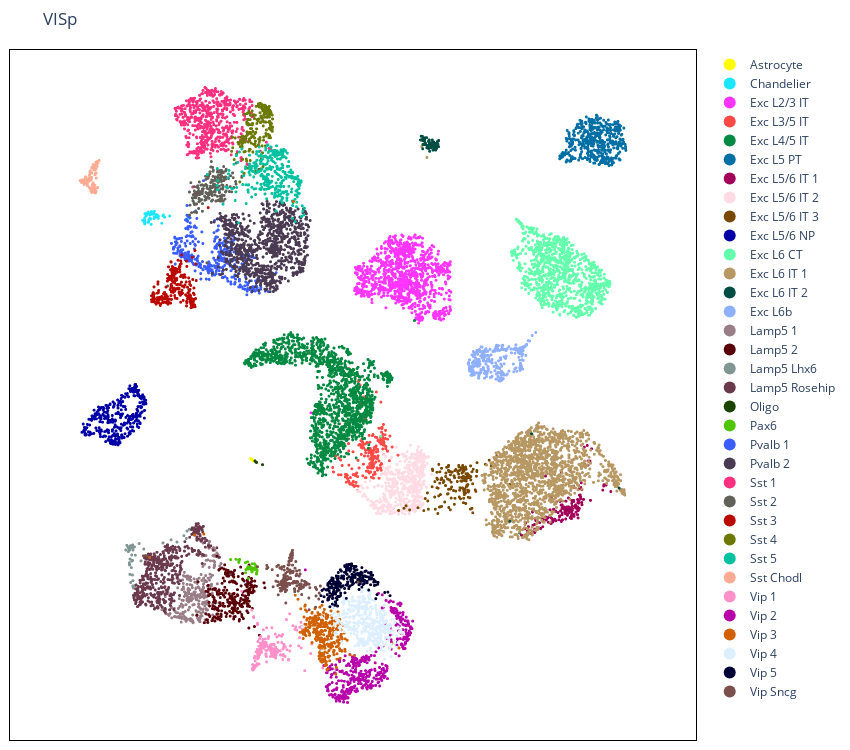

The notebook cell saved with this chart:
### Markdown cell above
# Fig. 3a

### Code cell
fig = benchmarking.plot_umap('VISp')
fig.update_layout(title='VISp', margin=dict(l=10, r=10, t=50, b=10), width=850, height=750)
fig.write_image('fig3/VISp.png', scale=3)
fig.show()

### Figure 1 — Plotly figure (JSON) as saved in the notebook; plotly's stock layout.template omitted (floating-point values rounded to 4 significant figures; data arrays with more than 128 entries replaced by an {"elided": "..."} marker saying what was removed)
{"data": [{"hovertemplate": "color=Astrocyte<br>x=%{x}<br>y=%{y}<extra></extra>", "legendgroup": "Astrocyte", "marker": {"color": "#FFFF00", "size": 3, "symbol": "circle"}, "mode": "markers", "name": "Astrocyte", "showlegend": true, "type": "scattergl", "x": [3.231, 3.212, 3.209, 3.161, 3.205, 3.221, 3.213, 3.195, 3.205, 3.276, 3.193], "xaxis": "x", "y": [2.21, 2.227, 2.232, 2.275, 2.24, 2.221, 2.226, 2.242, 2.241, 2.164, 2.236], "yaxis": "y"}, {"hovertemplate": "color=Chandelier<br>x=%{x}<br>y=%{y}<extra></extra>", "legendgroup": "Chandelier", "marker": {"color": "#1CE6FF", "size": 3, "symbol": "circle"}, "mode": "markers", "name": "Chandelier", "showlegend": true, "type": "scattergl", "x": [-1.493, -1.56, -1.187, -1.575, -1.63, -1.371, -1.537, -1.143, -1.304, -1.75, -1.575, -1.496, -0.8649, -1.714, -0.8123, -0.8852, -1.441, -1.547, -1.776, -1.818, -1.459, -1.581, -1.483, -1.229, -1.624, -1.734, -1.096, -1.187, -1.117, -1.106, 0.3091, -0.5743, -1.273, -1.414, -1.283, -0.9414, -1.722, -1.424, -1.533, -1.727, -1.724, -1.723, -1.659, -1.287, -1.633, -1.099], "xaxis": "x", "y": [13.34, 13.63, 13.51, 13.16, 13.51, 13.53, 13.28, 13.5, 13.56, 13.18, 13.16, 13.54, 13.49, 13.56, 13.4, 13.46, 13.32, 13.16, 13.24, 13.25, 13.55, 13.58, 13.49, 13.4, 13.53, 13.17, 13.44, 13.51, 13.37, 13.39, 13.33, 13.45, 13.42, 13.65, 13.67, 13.11, 13.13, 13.07, 13.23, 13.36, 13.24, 13.09, 13.45, 13.33, 13.57, 13.34], "yaxis": "y"}, {"hovertemplate": "color=Exc L2/3 IT<br>x=%{x}<br>y=%{y}<extra></extra>", "legendgroup": "Exc L2/3 IT", "marker": {"color": "#FF34FF", "size": 3, "symbol": "circle"}, "mode": "markers", "name": "Exc L2/3 IT", "showlegend": true, "type": "scattergl", "x": {"elided": "973 float values"}, "xaxis": "x", "y": {"elided": "973 float values"}, "yaxis": "y"}, {"hovertemplate": "color=Exc L3/5 IT<br>x=%{x}<br>y=%{y}<extra></extra>", "legendgroup": "Exc L3/5 IT", "marker": {"color": "#FF4A46", "size": 3, "symbol": "circle"}, "mode": "markers", "name": "Exc L3/5 IT", "showlegend": true, "type": "scattergl", "x": {"elided": "206 float values"}, "xaxis": "x", "y": {"elided": "206 float values"}, "yaxis": "y"}, {"hovertemplate": "color=Exc L4/5 IT<br>x=%{x}<br>y=%{y}<extra></extra>", "legendgroup": "Exc L4/5 IT", "marker": {"color": "#008941", "size": 3, "symbol": "circle"}, "mode": "markers", "name": "Exc L4/5 IT", "showlegend": true, "type": "scattergl", "x": {"elided": "1349 float values"}, "xaxis": "x", "y": {"elided": "1349 float values"}, "yaxis": "y"}, {"hovertemplate": "color=Exc L5 PT<br>x=%{x}<br>y=%{y}<extra></extra>", "legendgroup": "Exc L5 PT", "marker": {"color": "#006FA6", "size": 3, "symbol": "circle"}, "mode": "markers", "name": "Exc L5 PT", "showlegend": true, "type": "scattergl", "x": {"elided": "449 float values"}, "xaxis": "x", "y": {"elided": "449 float values"}, "yaxis": "y"}, {"hovertemplate": "color=Exc L5/6 IT 1<br>x=%{x}<br>y=%{y}<extra></extra>", "legendgroup": "Exc L5/6 IT 1", "marker": {"color": "#A30059", "size": 3, "symbol": "circle"}, "mode": "markers", "name": "Exc L5/6 IT 1", "showlegend": true, "type": "scattergl", "x": {"elided": "167 float values"}, "xaxis": "x", "y": {"elided": "167 float values"}, "yaxis": "y"}, {"hovertemplate": "color=Exc L5/6 IT 2<br>x=%{x}<br>y=%{y}<extra></extra>", "legendgroup": "Exc L5/6 IT 2", "marker": {"color": "#FFDBE5", "size": 3, "symbol": "circle"}, "mode": "markers", "name": "Exc L5/6 IT 2", "showlegend": true, "type": "scattergl", "x": {"elided": "470 float values"}, "xaxis": "x", "y": {"elided": "470 float values"}, "yaxis": "y"}, {"hovertemplate": "color=Exc L5/6 IT 3<br>x=%{x}<br>y=%{y}<extra></extra>", "legendgroup": "Exc L5/6 IT 3", "marker": {"color": "#7A4900", "size": 3, "symbol": "circle"}, "mode": "markers", "name": "Exc L5/6 IT 3", "showlegend": true, "type": "scattergl", "x": {"elided": "160 float values"}, "xaxis": "x", "y": {"elided": "160 float values"}, "yaxis": "y"}, {"hovertemplate": "color=Exc L5/6 NP<br>x=%{x}<br>y=%{y}<extra></extra>", "legendgroup": "Exc L5/6 NP", "marker": {"color": "#0000A6", "size": 3, "symbol": "circle"}, "mode": "markers", "name": "Exc L5/6 NP", "showlegend": true, "type": "scattergl", "x": {"elided": "314 float values"}, "xaxis": "x", "y": {"elided": "314 float values"}, "yaxis": "y"}, {"hovertemplate": "color=Exc L6 CT<br>x=%{x}<br>y=%{y}<extra></extra>", "legendgroup": "Exc L6 CT", "marker": {"color": "#63FFAC", "size": 3, "symbol": "circle"}, "mode": "markers", "name": "Exc L6 CT", "showlegend": true, "type": "scattergl", "x": {"elided": "941 float values"}, "xaxis": "x", "y": {"elided": "941 float values"}, "yaxis": "y"}, {"hovertemplate": "color=Exc L6 IT 1<br>x=%{x}<br>y=%{y}<extra></extra>", "legendgroup": "Exc L6 IT 1", "marker": {"color": "#B79762", "size": 3, "symbol": "circle"}, "mode": "markers", "name": "Exc L6 IT 1", "showlegend": true, "type": "scattergl", "x": {"elided": "1605 float values"}, "xaxis": "x", "y": {"elided": "1605 float values"}, "yaxis": "y"}, {"hovertemplate": "color=Exc L6 IT 2<br>x=%{x}<br>y=%{y}<extra></extra>", "legendgroup": "Exc L6 IT 2", "marker": {"color": "#004D43", "size": 3, "symbol": "circle"}, "mode": "markers", "name": "Exc L6 IT 2", "showlegend": true, "type": "scattergl", "x": [11.18, 11.22, 11.62, 11.36, 11.44, 11.53, 11.28, 11.68, 11.44, 11.3, 11.53, 11.62, 11.36, 11.79, 11.69, 11.18, 15.1, 11.71, 11.5, 11.7, 11.63, 11.23, 11.72, 11.27, 11.08, 11.81, 11.64, 11.67, 11.05, 11.17, 11.77, 11.74, 11.61, 11.31, 11.18, 11.82, 11.39, 11.61, 11.66, 11.58, 11.41, 11.71, 11.09, 11.4, 11.66, 11.62, 11.65, 11.36, 11.63, 11.55, 11.13, 11.68, 11.12, 11.1, 11.7, 11.82, 11.56, 11.3, 11.4, 20.14, 11.6, 11.21, 11.47, 16.1, 11.09, 11.21, 11.07, 11.2, 10.99, 11.12, 11.55, 11.46, 11.52, 11.02, 11.3], "xaxis": "x", "y": [16.77, 16.79, 16.52, 16.92, 16.72, 16.62, 16.59, 16.49, 16.61, 16.63, 16.96, 16.75, 16.56, 16.76, 16.79, 16.78, -0.6202, 16.54, 16.68, 16.77, 16.56, 16.74, 16.58, 17.06, 16.93, 16.91, 16.67, 16.67, 16.95, 16.97, 16.88, 16.64, 16.67, 16.68, 16.89, 16.64, 16.95, 16.77, 16.75, 16.84, 16.43, 16.58, 17.0, 16.78, 16.79, 16.54, 16.77, 16.88, 16.59, 16.74, 17.05, 16.53, 16.74, 16.75, 16.55, 16.93, 16.49, 16.66, 16.82, 0.9085, 16.86, 17.06, 16.83, 3.415, 16.55, 16.74, 17.13, 16.77, 16.95, 17.04, 16.77, 16.59, 16.81, 17.13, 16.7], "yaxis": "y"}, {"hovertemplate": "color=Exc L6b<br>x=%{x}<br>y=%{y}<extra></extra>", "legendgroup": "Exc L6b", "marker": {"color": "#8FB0FF", "size": 3, "symbol": "circle"}, "mode": "markers", "name": "Exc L6b", "showlegend": true, "type": "scattergl", "x": {"elided": "267 float values"}, "xaxis": "x", "y": {"elided": "267 float values"}, "yaxis": "y"}, {"hovertemplate": "color=Lamp5 1<br>x=%{x}<br>y=%{y}<extra></extra>", "legendgroup": "Lamp5 1", "marker": {"color": "#997D87", "size": 3, "symbol": "circle"}, "mode": "markers", "name": "Lamp5 1", "showlegend": true, "type": "scattergl", "x": {"elided": "284 float values"}, "xaxis": "x", "y": {"elided": "284 float values"}, "yaxis": "y"}, {"hovertemplate": "color=Lamp5 2<br>x=%{x}<br>y=%{y}<extra></extra>", "legendgroup": "Lamp5 2", "marker": {"color": "#5A0007", "size": 3, "symbol": "circle"}, "mode": "markers", "name": "Lamp5 2", "showlegend": true, "type": "scattergl", "x": {"elided": "255 float values"}, "xaxis": "x", "y": {"elided": "255 float values"}, "yaxis": "y"}, {"hovertemplate": "color=Lamp5 Lhx6<br>x=%{x}<br>y=%{y}<extra></extra>", "legendgroup": "Lamp5 Lhx6", "marker": {"color": "#809693", "size": 3, "symbol": "circle"}, "mode": "markers", "name": "Lamp5 Lhx6", "showlegend": true, "type": "scattergl", "x": [-0.5073, -1.896, -2.478, -2.155, -2.269, -2.376, 0.1951, -1.981, -2.471, -2.373, -2.598, -0.8827, -2.318, -2.409, -2.249, 0.2293, -2.382, -2.401, -2.27, -1.768, 0.07977, -2.289, -2.198, -2.325, -2.274, -2.399, -0.2401, -2.434, -2.353, -2.424, -2.475, -2.313, -2.278, -2.34, -2.166, -2.291, -2.418, -2.46, -2.547, -2.489, -2.266, -2.432, 0.3303, -2.266, -2.428], "xaxis": "x", "y": [-1.474, -2.445, -2.016, -2.187, -3.355, -1.769, -1.409, -1.646, -1.846, -3.442, -1.945, -1.617, -2.452, -3.065, -3.694, -1.069, -1.743, -2.358, -3.621, -1.898, -1.283, -2.424, -1.799, -2.172, -1.859, -1.858, -1.577, -2.529, -1.812, -2.631, -1.827, -1.735, -1.709, -2.757, -3.581, -3.094, -1.946, -1.882, -1.725, -1.821, -1.947, -2.562, -0.9855, -3.592, -1.796], "yaxis": "y"}, {"hovertemplate": "color=Lamp5 Rosehip<br>x=%{x}<br>y=%{y}<extra></extra>", "legendgroup": "Lamp5 Rosehip", "marker": {"color": "#6A3A4C", "size": 3, "symbol": "circle"}, "mode": "markers", "name": "Lamp5 Rosehip", "showlegend": true, "type": "scattergl", "x": {"elided": "443 float values"}, "xaxis": "x", "y": {"elided": "443 float values"}, "yaxis": "y"}, {"hovertemplate": "color=Oligo<br>x=%{x}<br>y=%{y}<extra></extra>", "legendgroup": "Oligo", "marker": {"color": "#1B4400", "size": 3, "symbol": "circle"}, "mode": "markers", "name": "Oligo", "showlegend": true, "type": "scattergl", "x": [3.43, 3.393, 3.705, 3.36], "xaxis": "x", "y": [2.094, 2.11, 1.99, 2.164], "yaxis": "y"}, {"hovertemplate": "color=Pax6<br>x=%{x}<br>y=%{y}<extra></extra>", "legendgroup": "Pax6", "marker": {"color": "#4FC601", "size": 3, "symbol": "circle"}, "mode": "markers", "name": "Pax6", "showlegend": true, "type": "scattergl", "x": [3.196, 3.283, 3.052, 2.236, 3.05, 3.43, 3.425, 3.118, 3.051, 3.233, 3.229, 3.334, 3.402, 2.946, 3.172, 3.42, 2.612, 3.171, 3.398, 3.457, 3.357, 2.608, 3.078, 3.014, 3.361, 3.313, 2.92, 2.649, 3.289, 3.219, 2.92, 3.435, 3.018, 2.618, 3.077, 2.481, 3.353, 3.122, 3.246, 3.43], "xaxis": "x", "y": [-2.865, -2.814, -2.826, -2.385, -3.248, -2.734, -2.703, -2.756, -2.7, -2.931, -2.576, -2.584, -2.666, -2.844, -2.734, -2.831, -2.412, -2.814, -2.675, -2.884, -2.814, -2.513, -2.748, -2.486, -2.85, -2.822, -2.99, -2.374, -2.806, -2.951, -2.524, -2.982, -2.748, -2.472, -2.756, -2.37, -2.753, -2.78, -2.774, -3.053], "yaxis": "y"}, {"hovertemplate": "color=Pvalb 1<br>x=%{x}<br>y=%{y}<extra></extra>", "legendgroup": "Pvalb 1", "marker": {"color": "#3B5DFF", "size": 3, "symbol": "circle"}, "mode": "markers", "name": "Pvalb 1", "showlegend": true, "type": "scattergl", "x": {"elided": "342 float values"}, "xaxis": "x", "y": {"elided": "342 float values"}, "yaxis": "y"}, {"hovertemplate": "color=Pvalb 2<br>x=%{x}<br>y=%{y}<extra></extra>", "legendgroup": "Pvalb 2", "marker": {"color": "#4A3B53", "size": 3, "symbol": "circle"}, "mode": "markers", "name": "Pvalb 2", "showlegend": true, "type": "scattergl", "x": {"elided": "906 float values"}, "xaxis": "x", "y": {"elided": "906 float values"}, "yaxis": "y"}, {"hovertemplate": "color=Sst 1<br>x=%{x}<br>y=%{y}<extra></extra>", "legendgroup": "Sst 1", "marker": {"color": "#FF2F80", "size": 3, "symbol": "circle"}, "mode": "markers", "name": "Sst 1", "showlegend": true, "type": "scattergl", "x": {"elided": "522 float values"}, "xaxis": "x", "y": {"elided": "522 float values"}, "yaxis": "y"}, {"hovertemplate": "color=Sst 2<br>x=%{x}<br>y=%{y}<extra></extra>", "legendgroup": "Sst 2", "marker": {"color": "#61615A", "size": 3, "symbol": "circle"}, "mode": "markers", "name": "Sst 2", "showlegend": true, "type": "scattergl", "x": {"elided": "198 float values"}, "xaxis": "x", "y": {"elided": "198 float values"}, "yaxis": "y"}, {"hovertemplate": "color=Sst 3<br>x=%{x}<br>y=%{y}<extra></extra>", "legendgroup": "Sst 3", "marker": {"color": "#BA0900", "size": 3, "symbol": "circle"}, "mode": "markers", "name": "Sst 3", "showlegend": true, "type": "scattergl", "x": {"elided": "227 float values"}, "xaxis": "x", "y": {"elided": "227 float values"}, "yaxis": "y"}, {"hovertemplate": "color=Sst 4<br>x=%{x}<br>y=%{y}<extra></extra>", "legendgroup": "Sst 4", "marker": {"color": "#6B7900", "size": 3, "symbol": "circle"}, "mode": "markers", "name": "Sst 4", "showlegend": true, "type": "scattergl", "x": {"elided": "197 float values"}, "xaxis": "x", "y": {"elided": "197 float values"}, "yaxis": "y"}, {"hovertemplate": "color=Sst 5<br>x=%{x}<br>y=%{y}<extra></extra>", "legendgroup": "Sst 5", "marker": {"color": "#00C2A0", "size": 3, "symbol": "circle"}, "mode": "markers", "name": "Sst 5", "showlegend": true, "type": "scattergl", "x": {"elided": "324 float values"}, "xaxis": "x", "y": {"elided": "324 float values"}, "yaxis": "y"}, {"hovertemplate": "color=Sst Chodl<br>x=%{x}<br>y=%{y}<extra></extra>", "legendgroup": "Sst Chodl", "marker": {"color": "#FFAA92", "size": 3, "symbol": "circle"}, "mode": "markers", "name": "Sst Chodl", "showlegend": true, "type": "scattergl", "x": [-4.023, -4.41, -4.01, -4.543, -3.962, -4.356, -4.258, -4.291, -4.323, -4.699, -3.961, -4.149, -4.17, -4.022, -4.265, -4.479, -4.083, -4.162, -4.551, -4.121, -3.998, -4.454, -4.62, -4.222, -3.952, -4.27, -4.073, -3.957, -4.357, -4.513, -4.303, -4.521, -4.101, -3.971, -4.205, -4.162, -4.077, -4.074, -4.376, -4.331, -3.994, -4.173, -4.018, -4.133, -3.899, -4.097, -4.016, -4.139, -4.618, -4.474, -4.515, -4.599, -4.15, -4.593, -3.927, -3.909, -4.056, -4.502, -3.878, -3.985, -4.208, -3.974, -3.887, -4.098, -4.178, -4.366, -4.071, -4.249, -3.947, -4.065, -4.633, -3.99, -4.001, -4.149, -4.236, -4.247, -3.821, -4.135, -3.94, -3.994, -4.076, -4.004, -4.273], "xaxis": "x", "y": [14.87, 14.98, 15.67, 15.0, 15.43, 15.08, 15.11, 15.21, 15.02, 15.08, 14.59, 14.77, 15.67, 15.8, 14.76, 15.07, 14.72, 14.53, 15.07, 14.67, 14.51, 15.26, 15.11, 15.45, 15.84, 15.34, 14.68, 15.19, 15.14, 15.05, 15.2, 14.98, 15.82, 15.93, 15.09, 15.43, 15.74, 15.57, 14.91, 15.09, 14.61, 15.23, 15.35, 14.9, 14.76, 14.85, 15.72, 14.58, 15.09, 15.16, 14.91, 15.11, 14.61, 15.01, 15.73, 15.96, 14.56, 15.09, 15.89, 15.42, 14.6, 15.63, 15.96, 14.97, 15.19, 14.84, 15.58, 15.48, 15.82, 14.79, 14.99, 15.81, 14.6, 15.69, 15.53, 14.71, 16.02, 14.82, 15.95, 14.72, 14.66, 15.58, 15.21], "yaxis": "y"}, {"hovertemplate": "color=Vip 1<br>x=%{x}<br>y=%{y}<extra></extra>", "legendgroup": "Vip 1", "marker": {"color": "#FF90C9", "size": 3, "symbol": "circle"}, "mode": "markers", "name": "Vip 1", "showlegend": true, "type": "scattergl", "x": {"elided": "172 float values"}, "xaxis": "x", "y": {"elided": "172 float values"}, "yaxis": "y"}, {"hovertemplate": "color=Vip 2<br>x=%{x}<br>y=%{y}<extra></extra>", "legendgroup": "Vip 2", "marker": {"color": "#B903AA", "size": 3, "symbol": "circle"}, "mode": "markers", "name": "Vip 2", "showlegend": true, "type": "scattergl", "x": {"elided": "408 float values"}, "xaxis": "x", "y": {"elided": "408 float values"}, "yaxis": "y"}, {"hovertemplate": "color=Vip 3<br>x=%{x}<br>y=%{y}<extra></extra>", "legendgroup": "Vip 3", "marker": {"color": "#D16100", "size": 3, "symbol": "circle"}, "mode": "markers", "name": "Vip 3", "showlegend": true, "type": "scattergl", "x": {"elided": "285 float values"}, "xaxis": "x", "y": {"elided": "285 float values"}, "yaxis": "y"}, {"hovertemplate": "color=Vip 4<br>x=%{x}<br>y=%{y}<extra></extra>", "legendgroup": "Vip 4", "marker": {"color": "#DDEFFF", "size": 3, "symbol": "circle"}, "mode": "markers", "name": "Vip 4", "showlegend": true, "type": "scattergl", "x": {"elided": "393 float values"}, "xaxis": "x", "y": {"elided": "393 float values"}, "yaxis": "y"}, {"hovertemplate": "color=Vip 5<br>x=%{x}<br>y=%{y}<extra></extra>", "legendgroup": "Vip 5", "marker": {"color": "#000035", "size": 3, "symbol": "circle"}, "mode": "markers", "name": "Vip 5", "showlegend": true, "type": "scattergl", "x": {"elided": "230 float values"}, "xaxis": "x", "y": {"elided": "230 float values"}, "yaxis": "y"}, {"hovertemplate": "color=Vip Sncg<br>x=%{x}<br>y=%{y}<extra></extra>", "legendgroup": "Vip Sncg", "marker": {"color": "#7B4F4B", "size": 3, "symbol": "circle"}, "mode": "markers", "name": "Vip Sncg", "showlegend": true, "type": "scattergl", "x": {"elided": "161 float values"}, "xaxis": "x", "y": {"elided": "161 float values"}, "yaxis": "y"}], "layout": {"height": 750, "legend": {"itemsizing": "constant", "orientation": "v", "title": {}, "tracegroupgap": 0, "xanchor": "left", "yanchor": "top"}, "margin": {"b": 10, "l": 10, "r": 10, "t": 50}, "plot_bgcolor": "white", "title": {"text": "VISp"}, "width": 850, "xaxis": {"anchor": "y", "domain": [0, 1], "linecolor": "black", "mirror": true, "showgrid": false, "showline": true, "showticklabels": false, "title": {}}, "yaxis": {"anchor": "x", "domain": [0, 1], "linecolor": "black", "mirror": true, "scaleanchor": "x", "scaleratio": 1, "showgrid": false, "showline": true, "showticklabels": false, "title": {}}}}
